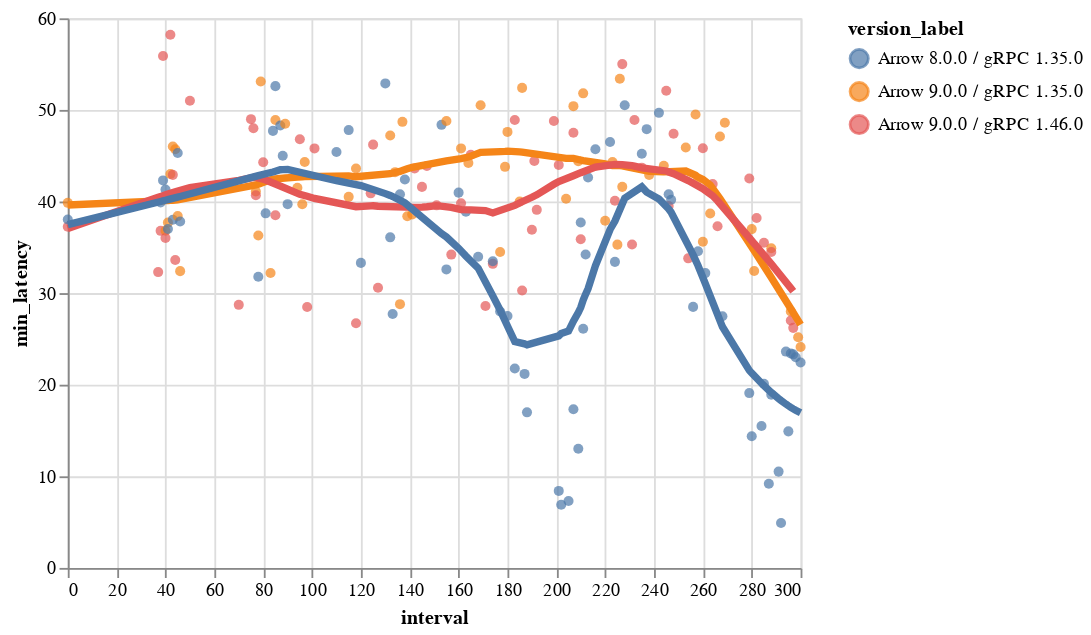

The notebook cell saved with this chart:
### Code cell
base = alt.Chart(aggregated_timings.to_pandas()).mark_circle().encode(
    x='interval',
    y='min_latency',
    color='version_label',
)

base + base.transform_loess('interval', 'min_latency', groupby=['version_label']).mark_line(size=4)

### Figure 1 — Vega specification as saved in the notebook (floating-point values rounded to 4 significant figures; data arrays with more than 128 entries replaced by an {"elided": "..."} marker saying what was removed)
{"$schema": "https://vega.github.io/schema/vega/v5.json", "data": [{"name": "source_0", "values": {"elided": "188 records"}}, {"name": "data_0", "values": {"elided": "188 records"}}, {"name": "data_1", "source": "source_0", "transform": [{"type": "loess", "y": "min_latency", "x": "interval", "as": ["interval", "min_latency"], "groupby": ["version_label"]}]}, {"name": "data_0_color_domain_version_label_0", "values": [{"version_label": "Arrow 9.0.0 / gRPC 1.35.0"}, {"version_label": "Arrow 9.0.0 / gRPC 1.46.0"}, {"version_label": "Arrow 8.0.0 / gRPC 1.35.0"}]}, {"name": "data_1_color_domain_version_label_1", "source": "data_1", "transform": [{"type": "aggregate", "groupby": ["version_label"], "fields": [], "ops": [], "as": []}, {"type": "formula", "expr": "datum['version_label']", "as": "sort_field"}, {"type": "project", "fields": ["version_label"]}]}], "marks": [{"type": "symbol", "name": "layer_0_marks", "from": {"data": "data_0"}, "encode": {"update": {"opacity": {"value": 0.7}, "y": {"field": "min_latency", "scale": "y"}, "fill": {"field": "version_label", "scale": "color"}, "shape": {"value": "circle"}, "ariaRoleDescription": {"value": "circle"}, "description": {"signal": "\"version_label: \" + (isValid(datum[\"version_label\"]) ? datum[\"version_label\"] : \"\"+datum[\"version_label\"]) + \"; interval: \" + (format(datum[\"interval\"], \"\")) + \"; min_latency: \" + (format(datum[\"min_latency\"], \"\"))"}, "x": {"field": "interval", "scale": "x"}}}, "style": ["circle"]}, {"type": "group", "name": "layer_1_pathgroup", "from": {"facet": {"data": "data_1", "name": "faceted_path_layer_1_main", "groupby": ["version_label"]}}, "encode": {"update": {"height": {"field": {"signal": null, "datum": null, "group": "height", "parent": null}}, "width": {"field": {"signal": null, "datum": null, "group": "width", "parent": null}}}}, "marks": [{"type": "line", "name": "layer_1_marks", "from": {"data": "faceted_path_layer_1_main"}, "sort": {"field": "datum[\"interval\"]"}, "encode": {"update": {"x": {"field": "interval", "scale": "x"}, "strokeWidth": {"value": 4}, "description": {"signal": "\"version_label: \" + (isValid(datum[\"version_label\"]) ? datum[\"version_label\"] : \"\"+datum[\"version_label\"]) + \"; interval: \" + (format(datum[\"interval\"], \"\")) + \"; min_latency: \" + (format(datum[\"min_latency\"], \"\"))"}, "stroke": {"field": "version_label", "scale": "color"}, "defined": {"signal": "isValid(datum[\"interval\"]) && isFinite(+datum[\"interval\"]) && isValid(datum[\"min_latency\"]) && isFinite(+datum[\"min_latency\"])"}, "y": {"field": "min_latency", "scale": "y"}}}, "style": ["line"]}]}], "scales": [{"name": "x", "type": "linear", "domain": {"fields": [{"data": "data_0", "field": "interval"}, {"data": "data_1", "field": "interval"}]}, "range": [0, {"signal": "width"}], "nice": true, "zero": true}, {"name": "y", "type": "linear", "domain": {"fields": [{"data": "data_0", "field": "min_latency"}, {"data": "data_1", "field": "min_latency"}]}, "range": [{"signal": "height"}, 0], "nice": true, "zero": true}, {"name": "color", "type": "ordinal", "domain": {"fields": [{"data": "data_0_color_domain_version_label_0", "field": "version_label"}, {"data": "data_1_color_domain_version_label_1", "field": "version_label"}], "sort": true}, "range": "category"}], "axes": [{"scale": "x", "aria": false, "grid": true, "zindex": 0, "labels": false, "orient": "bottom", "gridScale": "y", "tickCount": {"signal": "ceil(width/40)"}, "maxExtent": 0, "domain": false, "ticks": false, "minExtent": 0}, {"scale": "y", "grid": true, "domain": false, "orient": "left", "ticks": false, "maxExtent": 0, "zindex": 0, "aria": false, "minExtent": 0, "gridScale": "x", "tickCount": {"signal": "ceil(height/40)"}, "labels": false}, {"scale": "x", "grid": false, "labelFlush": true, "orient": "bottom", "labelOverlap": true, "tickCount": {"signal": "ceil(width/40)"}, "zindex": 0, "title": "interval"}, {"scale": "y", "labelOverlap": true, "tickCount": {"signal": "ceil(height/40)"}, "title": "min_latency", "zindex": 0, "grid": false, "orient": "left"}], "width": 400, "legends": [{"fill": "color", "symbolType": "circle", "title": "version_label", "encode": {"symbols": {"update": {"opacity": {"value": 0.7}}}}, "stroke": "color"}], "padding": 5, "height": 300, "style": "cell", "background": "white"}
